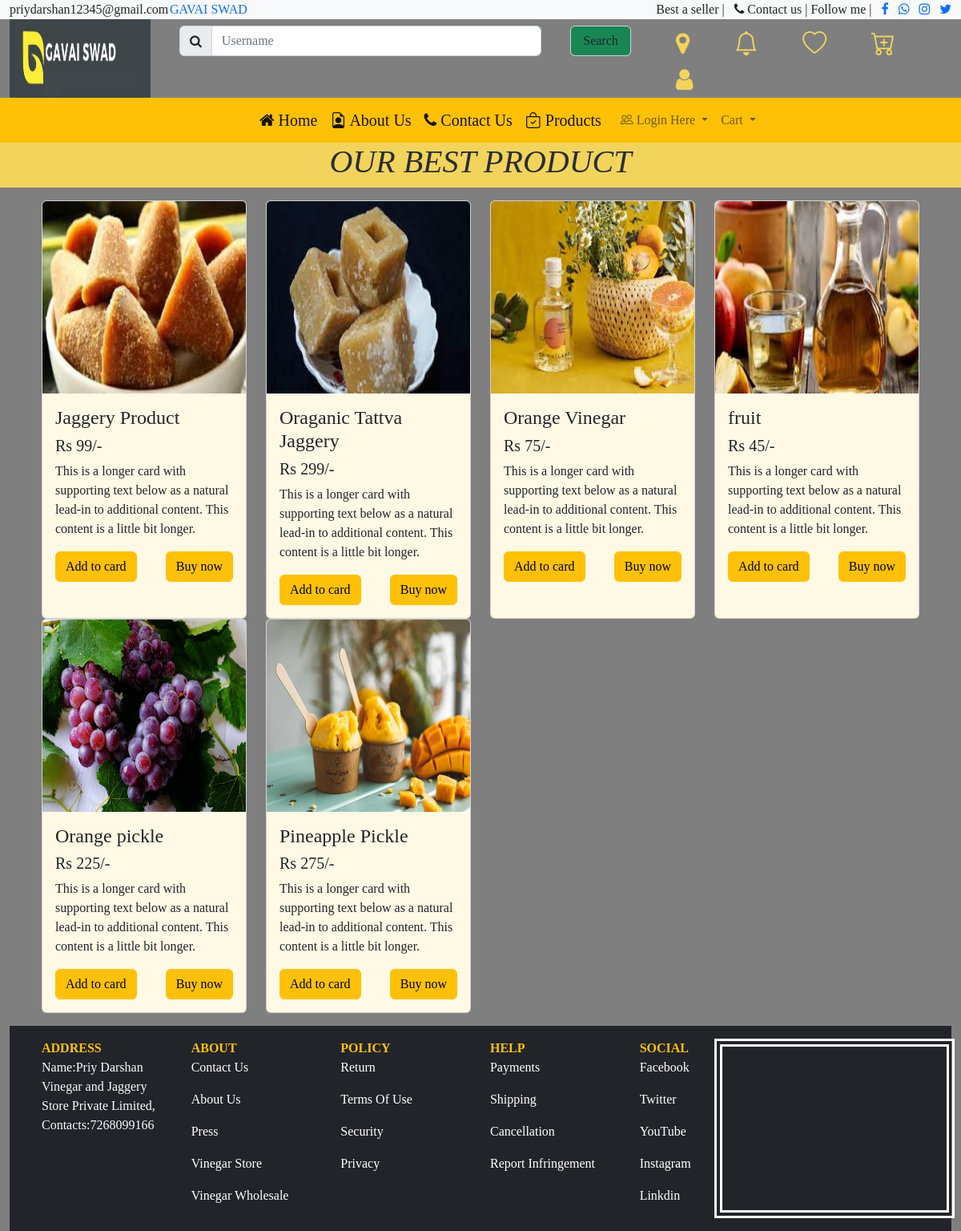
/products.php, run on the app's committed database.
### tables this page shows
CREATE TABLE `tbl_notification` (
  `sr_no` int(11) NOT NULL,
  `notification` varchar(200) NOT NULL,
  `date` varchar(20) NOT NULL
);

CREATE TABLE `tbl_product` (
  `pro_id` int(11) NOT NULL,
  `pro_name` varchar(100) NOT NULL,
  `cat_id` int(11) NOT NULL,
  `file_name` varchar(200) NOT NULL,
  `total_unit` int(5) NOT NULL,
  `c_price` varchar(4) NOT NULL,
  `s_price` varchar(4) NOT NULL,
  `expiry` varchar(10) NOT NULL,
  `description` varchar(200) NOT NULL,
  `date` varchar(20) NOT NULL
);

### products.php (the view)
<?php
include("header.php");
include("admin/connection.php");
$query = "select * from tbl_product";
$res = mysqli_query($con, $query);
?>
    <div class="row ravi ">
      <h1 align="center"><cite>OUR BEST PRODUCT</cite></h1>
    </div>
    <div class="container-fluid">
      <div class="row  m-3">
        <?php
        while ($row = mysqli_fetch_array($res)) {
        ?>
          <div class="col-sm-3">
            <div class="card h-100">
              <img src="admin/product/<?php echo $row['file_name']; ?>" class="card-img-top product" alt="...">
              <div class="card-body bg-warning bg-opacity-10">
                <h4 class="cart-tittle"><?php echo $row['pro_name']; ?></h4>
                <h5 class="card-title">Rs <?php echo $row['s_price']; ?>/-</h5>
                <p class="card-text">This is a longer card with supporting text below as a natural lead-in to additional content. This content is a little bit longer.</p>
                <button type="button" class="btn btn-warning">Add to card</button>
                <button type="button" class="btn btn-warning float-end">Buy now</button>
              </div>
            </div>
          </div>
        <?php
        }
        ?>
      </div>
    </div>
    <?php
include("footer.php");
    ?>
  </div>
</body>
</html>

### header.php (shortened to what this page needs)
<!doctype html>
<html lang="en">
<head>
  <link href="assets/cs/bootstrap.css" rel="stylesheet" />
  <link href="assets/cs/style.css" rel="stylesheet" type="text/css" />
  <link rel="stylesheet" href="https://cdn.jsdelivr.net/npm/bootstrap-icons@1.9.1/font/bootstrap-icons.css">
  <link rel="stylesheet" href="https://cdnjs.cloudflare.com/ajax/libs/font-awesome/4.7.0/css/font-awesome.min.css">
</head>
<body>
  <div class="container-fluid">
    <div class="row sticky-top bg-light">
      <div class="col-sm-2 "> priydarshan12345@gmail.com</div>
      <?php
      $con = mysqli_connect("localhost", "root", "", "os");
      $query = "select * from tbl_notification order by sr_no desc limit 1";
      $notice = mysqli_query($con, $query);
      $notification = mysqli_fetch_array($notice);
      ?>
      <div class="col-sm-6 ">
        <marquee><span class="text-primary"><?php echo $notification['notification']; ?></span></marquee>
      </div>
      <div class="col-sm-4 text-end ">
        Best a seller |
        <i class="fa fa-phone ms-2"></i> Contact us
        | Follow me |
        <a href="#"><i class="fa fa-facebook ms-2"></i></a>
        <a href="#"><i class="fa fa-whatsapp ms-2"></i></a>
        <a href="#"><i class="fa fa-instagram ms-2"></i></a>
        <a href="#"><i class="fa fa-twitter ms-2"></i></a>
      </div>
    </div>
    <div class="row">
      <div class="col-sm-2">
        <img src="assets/images/logod.png" style="height: 100%; width:100%;" />
      </div>
      <div class="col-sm-6">
        <div class="row">
          <div class="col-sm-10">
            <nav class="navbar ">
              <form class="container-fluid">
                <div class="input-group">
                  <span class="input-group-text" id="basic-addon1"><i class="fa fa-search"></i></span>
                  <input type="text" class="form-control" placeholder="Username" aria-label="Username" aria-describedby="basic-addon1">
                </div>
              </form>
            </nav>
          </div>
          <div class="col-sm-2  mt-2">
            <input type="submit" value="Search" class="form-control bg-success" />
          </div>
        </div>
      </div>
      <div class="col-sm-4 mt-2" id="fafa">
        <a class="px-3 ms-3 abc " href="#">
          <i class="fa fa-map-marker" aria-hidden="true"></i>
          <a class="px-3 ms-3 abc " href="#">
            <i class="bi bi-bell"></i>
          </a>
          <a class="px-3 ms-3 abc" href="#">
            <i class="bi bi-heart"></i>
          </a>
          <a class="px-3 ms-3 abc" href="single.php">
            <i class="bi bi-cart-plus"></i>
          </a>
          <a class="px-3 ms-3 abc" href="login.php">
            <i class="fa fa-user"></i></a>
      </div>
    </div>
    <div class="row bg-warning sticky-top">
      <div class="col-sm-3"></div>
      <div class="col-sm-6">
        <nav class="navbar navbar-expand-lg ">
          <div class="container-fluid">
            <a class="navbar-brand" href="index.php"><i class="fa fa-home" aria-hidden="true"></i> Home</a>
            <a class="navbar-brand" href="about.php"><i class="bi bi-file-earmark-person"></i> About Us</a>
            <a class="navbar-brand" href="contact.php"><i class="fa fa-phone"></i> Contact Us</a>
            <a class="navbar-brand" href="products.php"><i class="bi bi-bag-check"></i> Products</a>
            <div class="collapse navbar-collapse" id="navbarNavDropdown">
              <ul class="navbar-nav">
                <li class="nav-item dropdown">
                  <a class="nav-link dropdown-toggle" href="header.php" role="button" data-bs-toggle="dropdown" aria-expanded="false"><i class="bi bi-people"></i>
                  <?php
                  if ($_SESSION['user']=="") {
                      echo 'Login Here';
                  } else {
                    echo 'Profile';
                  }
                    ?>
                  </a>
                </li>
                <li class="nav-item dropdown">
                  <a class="nav-link dropdown-toggle" href="#" role="button" data-bs-toggle="dropdown" aria-expanded="false">
                    Cart
                  </a>
                </li>
              </ul>
            </div>
          </div>
        </nav>
      </div>
      <div class="col-sm-3"></div>
    </div>

### footer.php (shortened to what this page needs)
<div class="container-fluid">
    <div class="row mt-3 bg-dark text-light">
        <div class="cl-sm-12">
            <div class="row m-3">
                <div class="col-sm-2 "><b class="text-warning">ADDRESS</b><br />
                    Name:Priy Darshan<br>
                    Vinegar and Jaggery Store Private Limited,
                    Contacts:7268099166
                </div>
                <div class="col-sm-2"><b text-align="center" class="text-warning">ABOUT</b><br>
                    <p><a href="#" class="footer">Contact Us</a></p>
                    <p><a href="#" class="footer">About Us</a></p>
                    <p><a href="#" class="footer">Press</a></p>
                    <p><a href="#" class="footer">Vinegar Store</a></p>
                    <p><a href="#" class="footer">Vinegar Wholesale</a></p>
                </div>
                <div class="col-sm-2 "><b text-align="center" class="text-warning">POLICY</b><br>
                    <p><a href="#" class="footer">Return</a></p>
                    <p><a href="#" class="footer">Terms Of Use</a></p>
                    <p><a href="#" class="footer">Security</a></p>
                    <p><a href="#" class="footer">Privacy</a></p>
                </div>
                <div class="col-sm-2  "><b text-align="center" class="text-warning">HELP</b><br>
                    <p><a href="#" class="footer">Payments</a></p>
                    <p><a href="#" class="footer">Shipping</a></p>
                    <p><a href="#" class="footer">Cancellation</a></p>
                    <p><a href="#" class="footer">Report Infringement</a></p>
                </div>
                <div class="col-sm-1  "><b text-align="center" class="text-warning">SOCIAL</b><br>
                    <p><a href="#" class="footer">Facebook</a></p>
                    <p><a href="#" class="footer">Twitter</a></p>
                    <p><a href="#" class="footer">YouTube</a></p>
                    <p><a href="#" class="footer">Instagram</a></p>
                    <p><a href="#" class="footer">Linkdin</a></p>
                </div>
                <div class="col-sm-3">
                    <iframe src="https://www.google.com/maps/embed?pb=!1m18!1m12!1m3!1d57317.44419528678!2d85.35131734058022!3d26.120446419503544!2m3!1f0!2f0!3f0!3m2!1i1024!2i768!4f13.1!3m3!1m2!1s0x39ed10e8a3175529%3A0x7c2d919680f759d!2z4KSu4KWB4KSc4KSr4KWN4KSr4KSw4KSq4KWB4KSwLCDgpKzgpL_gpLngpL7gpLA!5e0!3m2!1shi!2sin!4v1661317521045!5m2!1shi!2sin" width="300" height="100%" style="border:10px double white;" allowfullscreen="" loading="lazy"></iframe>
                </div>
            </div>
        </div>
    </div>

### assets/cs/style.css (style rules this page uses)
body { background:rgba(0,0,0,.5); font-family:Josefin Sans; }
#fafa { font-size:30px; }
.abc { text-decoration: none; color:#ffde59; opacity: 90%; }
.footer { text-decoration: none; color:#ffffff; }
.ravi { background-color: #ffde59; opacity: 90%; }
.product { height:15rem; }

### data on the page
tbl_notification: notification "GAVAI SWAD"
tbl_product: file_name (picture), pro_name "Jaggery Product", s_price "99"
tbl_product: file_name (picture), pro_name "Oraganic Tattva Jaggery", s_price "299"
tbl_product: file_name (picture), pro_name "Orange Vinegar", s_price "75"
tbl_product: file_name (picture), pro_name "fruit", s_price "45"
tbl_product: file_name (picture), pro_name "Orange pickle", s_price "225"
tbl_product: file_name (picture), pro_name "Pineapple Pickle", s_price "275"
